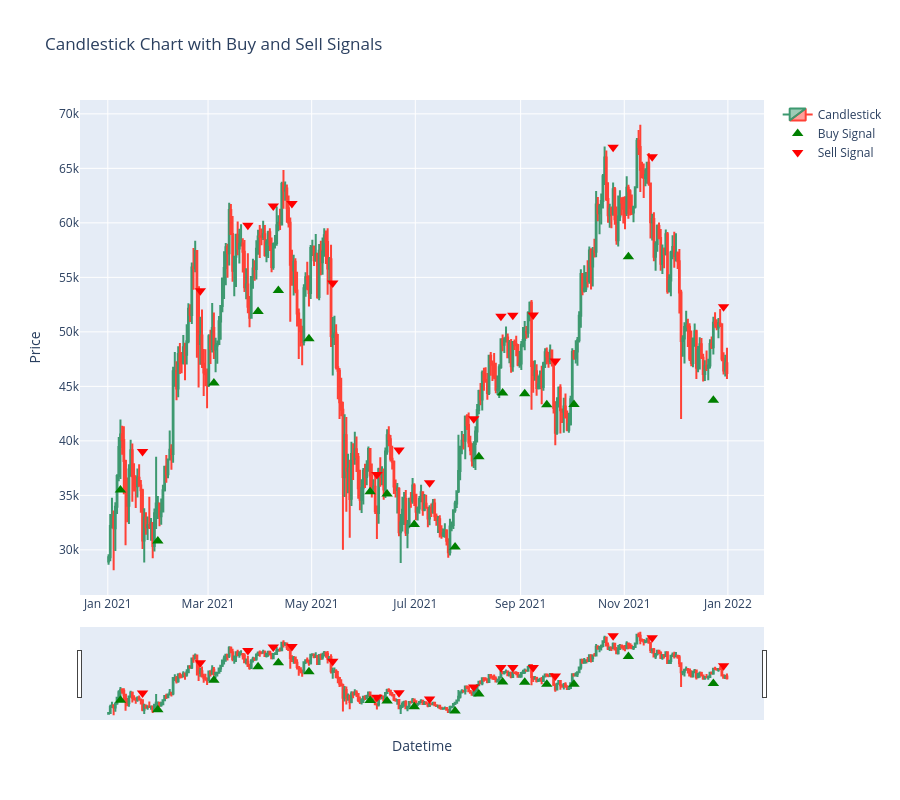

Source (notebook cell):
### Code cell
import plotly.graph_objects as go

records_df = pd.DataFrame(bt.records)

# Create figure
fig = go.Figure()

# Add candlestick chart
fig.add_trace(go.Candlestick(
    x=df.index,
    open=df["Open"],
    high=df["High"],
    low=df["Low"],
    close=df["Close"],
    name="Candlestick"
))

# Add buy signals (green arrows)
fig.add_trace(go.Scatter(
    x=records_df["entry_timestamp"],
    y=records_df["entry_price"] * 0.9,
    mode="markers",
    marker=dict(symbol="triangle-up", color="green", size=10),
    name="Buy Signal"
))

# Add sell signals (red arrows)
fig.add_trace(go.Scatter(
    x=records_df["exit_timestamp"],
    y=records_df["exit_price"] * 1.1,
    mode="markers",
    marker=dict(symbol="triangle-down", color="red", size=10),
    name="Sell Signal"
))

# Update layout
fig.update_layout(
    title="Candlestick Chart with Buy and Sell Signals",
    xaxis_title="Datetime",
    yaxis_title="Price",
    xaxis_rangeslider_visible=True,
    height=800
)

# Show figure
fig.show()

### Figure 1 — Plotly figure (JSON) as saved in the notebook; plotly's stock layout.template omitted (floating-point values rounded to 4 significant figures; data arrays with more than 128 entries replaced by an {"elided": "..."} marker saying what was removed)
{"data": [{"close": {"elided": "365 float values"}, "high": {"elided": "365 float values"}, "low": {"elided": "365 float values"}, "name": "Candlestick", "open": {"elided": "365 float values"}, "type": "candlestick", "x": {"elided": "365 str values"}}, {"marker": {"color": "green", "size": 10, "symbol": "triangle-up"}, "mode": "markers", "name": "Buy Signal", "type": "scatter", "x": ["2021-01-08T10:30:00.000000000", "2021-01-30T10:30:00.000000000", "2021-03-04T10:30:00.000000000", "2021-03-30T10:30:00.000000000", "2021-04-11T09:30:00.000000000", "2021-04-29T09:30:00.000000000", "2021-06-04T09:30:00.000000000", "2021-06-14T09:30:00.000000000", "2021-06-30T09:30:00.000000000", "2021-07-24T09:30:00.000000000", "2021-08-07T09:30:00.000000000", "2021-08-21T09:30:00.000000000", "2021-09-03T09:30:00.000000000", "2021-09-16T09:30:00.000000000", "2021-10-02T09:30:00.000000000", "2021-11-03T10:30:00.000000000", "2021-12-23T10:30:00.000000000"], "y": [35490.0, 30820.0, 45310.0, 51870.0, 53790.0, 49360.0, 35320.0, 35120.0, 32320.0, 30270.0, 38550.0, 44390.0, 44320.0, 43310.0, 43330.0, 56900.0, 43730.0]}, {"marker": {"color": "red", "size": 10, "symbol": "triangle-down"}, "mode": "markers", "name": "Sell Signal", "type": "scatter", "x": ["2021-01-21T10:30:00.000000000", "2021-02-24T10:30:00.000000000", "2021-03-24T10:30:00.000000000", "2021-04-08T09:30:00.000000000", "2021-04-19T09:30:00.000000000", "2021-05-13T09:30:00.000000000", "2021-06-08T09:30:00.000000000", "2021-06-21T09:30:00.000000000", "2021-07-09T09:30:00.000000000", "2021-08-04T09:30:00.000000000", "2021-08-20T09:30:00.000000000", "2021-08-27T09:30:00.000000000", "2021-09-08T09:30:00.000000000", "2021-09-21T09:30:00.000000000", "2021-10-25T10:30:00.000000000", "2021-11-17T10:30:00.000000000", "2021-12-29T10:30:00.000000000"], "y": [39020.0, 53780.0, 59780.0, 61550.0, 61770.0, 54490.0, 36910.0, 39160.0, 36160.0, 42030.0, 51440.0, 51530.0, 51560.0, 47320.0, 66940.0, 66060.0, 52300.0]}], "layout": {"height": 800, "title": {"text": "Candlestick Chart with Buy and Sell Signals"}, "xaxis": {"rangeslider": {"visible": true}, "title": {"text": "Datetime"}}, "yaxis": {"title": {"text": "Price"}}}}
